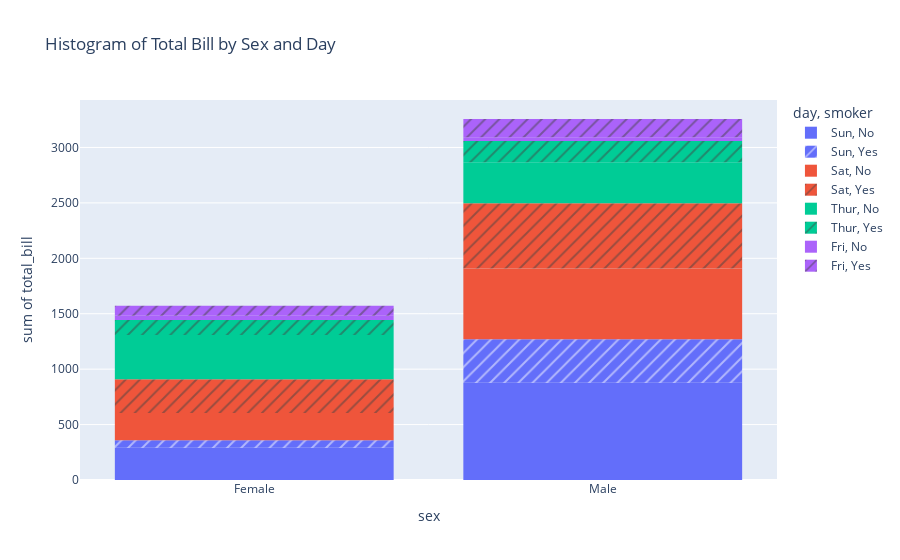

The notebook cell this image was saved under:
### Code cell
histogram = px.histogram(tips, x="sex", y="total_bill", color="day", pattern_shape="smoker",
                         title="Histogram of Total Bill by Sex and Day")
histogram.show()

### Figure 1 — Plotly figure (JSON) as saved in the notebook; plotly's stock layout.template omitted (floating-point values rounded to 4 significant figures)
{"data": [{"alignmentgroup": "True", "bingroup": "x", "histfunc": "sum", "hovertemplate": "day=Sun<br>smoker=No<br>sex=%{x}<br>sum of total_bill=%{y}<extra></extra>", "legendgroup": "Sun, No", "marker": {"color": "#636efa", "pattern": {"shape": ""}}, "name": "Sun, No", "offsetgroup": "Sun, No", "orientation": "v", "showlegend": true, "type": "histogram", "x": ["Female", "Male", "Male", "Male", "Female", "Male", "Male", "Male", "Male", "Male", "Male", "Female", "Male", "Male", "Female", "Male", "Female", "Male", "Female", "Male", "Male", "Male", "Male", "Male", "Male", "Male", "Male", "Male", "Male", "Female", "Female", "Male", "Male", "Male", "Male", "Male", "Female", "Female", "Male", "Male", "Male", "Male", "Male", "Male", "Female", "Male", "Female", "Female", "Male", "Male", "Male", "Female", "Male", "Male", "Male", "Male", "Male"], "xaxis": "x", "y": [16.99, 10.34, 21.01, 23.68, 24.59, 25.29, 8.77, 26.88, 15.04, 14.78, 10.27, 35.26, 15.42, 18.43, 14.83, 21.58, 10.33, 16.29, 16.97, 17.46, 13.94, 9.68, 30.4, 18.29, 22.23, 32.4, 28.55, 18.04, 12.54, 10.29, 34.81, 9.94, 25.56, 19.49, 38.07, 23.95, 25.71, 17.31, 29.93, 14.07, 13.13, 17.26, 24.55, 19.77, 29.85, 48.17, 25, 13.39, 16.49, 21.5, 12.66, 16.21, 13.81, 24.52, 20.76, 31.71, 20.69], "yaxis": "y"}, {"alignmentgroup": "True", "bingroup": "x", "histfunc": "sum", "hovertemplate": "day=Sun<br>smoker=Yes<br>sex=%{x}<br>sum of total_bill=%{y}<extra></extra>", "legendgroup": "Sun, Yes", "marker": {"color": "#636efa", "pattern": {"shape": "/"}}, "name": "Sun, Yes", "offsetgroup": "Sun, Yes", "orientation": "v", "showlegend": true, "type": "histogram", "x": ["Female", "Male", "Male", "Male", "Male", "Male", "Male", "Female", "Male", "Male", "Male", "Male", "Male", "Male", "Female", "Male", "Female", "Male", "Male"], "xaxis": "x", "y": [17.51, 7.25, 31.85, 16.82, 32.9, 17.89, 14.48, 9.6, 34.63, 34.65, 23.33, 45.35, 23.17, 40.55, 20.9, 30.46, 18.15, 23.1, 15.69], "yaxis": "y"}, {"alignmentgroup": "True", "bingroup": "x", "histfunc": "sum", "hovertemplate": "day=Sat<br>smoker=No<br>sex=%{x}<br>sum of total_bill=%{y}<extra></extra>", "legendgroup": "Sat, No", "marker": {"color": "#EF553B", "pattern": {"shape": ""}}, "name": "Sat, No", "offsetgroup": "Sat, No", "orientation": "v", "showlegend": true, "type": "histogram", "x": ["Male", "Male", "Female", "Female", "Male", "Male", "Male", "Male", "Male", "Male", "Female", "Male", "Male", "Female", "Female", "Male", "Male", "Male", "Female", "Male", "Male", "Male", "Female", "Male", "Male", "Male", "Female", "Male", "Male", "Female", "Female", "Male", "Female", "Male", "Male", "Female", "Male", "Male", "Male", "Male", "Male", "Male", "Female", "Male", "Male"], "xaxis": "x", "y": [20.65, 17.92, 20.29, 15.77, 39.42, 19.82, 17.81, 13.37, 12.69, 21.7, 19.65, 9.55, 18.35, 15.06, 20.69, 17.78, 24.06, 16.31, 16.93, 18.69, 31.27, 16.04, 26.41, 48.27, 17.59, 20.08, 16.45, 20.23, 12.02, 17.07, 14.73, 10.51, 20.92, 18.24, 14, 7.25, 48.33, 20.45, 13.28, 11.61, 10.77, 10.07, 35.83, 29.03, 17.82], "yaxis": "y"}, {"alignmentgroup": "True", "bingroup": "x", "histfunc": "sum", "hovertemplate": "day=Sat<br>smoker=Yes<br>sex=%{x}<br>sum of total_bill=%{y}<extra></extra>", "legendgroup": "Sat, Yes", "marker": {"color": "#EF553B", "pattern": {"shape": "/"}}, "name": "Sat, Yes", "offsetgroup": "Sat, Yes", "orientation": "v", "showlegend": true, "type": "histogram", "x": ["Male", "Male", "Male", "Male", "Male", "Male", "Female", "Male", "Female", "Female", "Male", "Female", "Female", "Male", "Male", "Male", "Female", "Female", "Female", "Male", "Male", "Male", "Male", "Male", "Female", "Male", "Male", "Female", "Female", "Female", "Male", "Male", "Male", "Female", "Female", "Male", "Male", "Male", "Male", "Male", "Female", "Male"], "xaxis": "x", "y": [38.01, 11.24, 20.29, 13.81, 11.02, 18.29, 3.07, 15.01, 26.86, 25.28, 17.92, 44.3, 22.42, 15.36, 20.49, 25.21, 14.31, 10.59, 10.63, 50.81, 15.81, 26.59, 38.73, 24.27, 12.76, 30.06, 25.89, 13.27, 28.17, 12.9, 28.15, 11.59, 7.74, 30.14, 22.12, 24.01, 15.69, 15.53, 12.6, 32.83, 27.18, 22.67], "yaxis": "y"}, {"alignmentgroup": "True", "bingroup": "x", "histfunc": "sum", "hovertemplate": "day=Thur<br>smoker=No<br>sex=%{x}<br>sum of total_bill=%{y}<extra></extra>", "legendgroup": "Thur, No", "marker": {"color": "#00cc96", "pattern": {"shape": ""}}, "name": "Thur, No", "offsetgroup": "Thur, No", "orientation": "v", "showlegend": true, "type": "histogram", "x": ["Male", "Male", "Male", "Male", "Female", "Male", "Female", "Male", "Male", "Male", "Male", "Female", "Female", "Female", "Male", "Female", "Male", "Male", "Female", "Female", "Male", "Female", "Female", "Male", "Male", "Female", "Female", "Female", "Female", "Female", "Female", "Female", "Female", "Female", "Male", "Male", "Female", "Female", "Female", "Female", "Female", "Male", "Male", "Male", "Female"], "xaxis": "x", "y": [27.2, 22.76, 17.29, 16.66, 10.07, 15.98, 34.83, 13.03, 18.28, 24.71, 21.16, 10.65, 12.43, 24.08, 11.69, 13.42, 14.26, 15.95, 12.48, 29.8, 8.52, 14.52, 11.38, 22.82, 19.08, 20.27, 11.17, 12.26, 18.26, 8.51, 10.33, 14.15, 13.16, 17.47, 34.3, 41.19, 27.05, 16.43, 8.35, 18.64, 11.87, 9.78, 7.51, 7.56, 18.78], "yaxis": "y"}, {"alignmentgroup": "True", "bingroup": "x", "histfunc": "sum", "hovertemplate": "day=Thur<br>smoker=Yes<br>sex=%{x}<br>sum of total_bill=%{y}<extra></extra>", "legendgroup": "Thur, Yes", "marker": {"color": "#00cc96", "pattern": {"shape": "/"}}, "name": "Thur, Yes", "offsetgroup": "Thur, Yes", "orientation": "v", "showlegend": true, "type": "histogram", "x": ["Male", "Male", "Male", "Female", "Male", "Male", "Male", "Male", "Female", "Female", "Male", "Male", "Female", "Female", "Female", "Male", "Female"], "xaxis": "x", "y": [19.44, 32.68, 16, 19.81, 28.44, 15.48, 16.58, 10.34, 43.11, 13, 13.51, 18.71, 12.74, 13, 16.4, 20.53, 16.47], "yaxis": "y"}, {"alignmentgroup": "True", "bingroup": "x", "histfunc": "sum", "hovertemplate": "day=Fri<br>smoker=No<br>sex=%{x}<br>sum of total_bill=%{y}<extra></extra>", "legendgroup": "Fri, No", "marker": {"color": "#ab63fa", "pattern": {"shape": ""}}, "name": "Fri, No", "offsetgroup": "Fri, No", "orientation": "v", "showlegend": true, "type": "histogram", "x": ["Male", "Female", "Male", "Female"], "xaxis": "x", "y": [22.49, 22.75, 12.46, 15.98], "yaxis": "y"}, {"alignmentgroup": "True", "bingroup": "x", "histfunc": "sum", "hovertemplate": "day=Fri<br>smoker=Yes<br>sex=%{x}<br>sum of total_bill=%{y}<extra></extra>", "legendgroup": "Fri, Yes", "marker": {"color": "#ab63fa", "pattern": {"shape": "/"}}, "name": "Fri, Yes", "offsetgroup": "Fri, Yes", "orientation": "v", "showlegend": true, "type": "histogram", "x": ["Male", "Female", "Female", "Male", "Male", "Male", "Male", "Female", "Female", "Male", "Female", "Male", "Male", "Female", "Female"], "xaxis": "x", "y": [28.97, 5.75, 16.32, 40.17, 27.28, 12.03, 21.01, 11.35, 15.38, 12.16, 13.42, 8.58, 13.42, 16.27, 10.09], "yaxis": "y"}], "layout": {"barmode": "relative", "legend": {"title": {"text": "day, smoker"}, "tracegroupgap": 0}, "title": {"text": "Histogram of Total Bill by Sex and Day"}, "xaxis": {"anchor": "y", "domain": [0, 1], "title": {"text": "sex"}}, "yaxis": {"anchor": "x", "domain": [0, 1], "title": {"text": "sum of total_bill"}}}}
